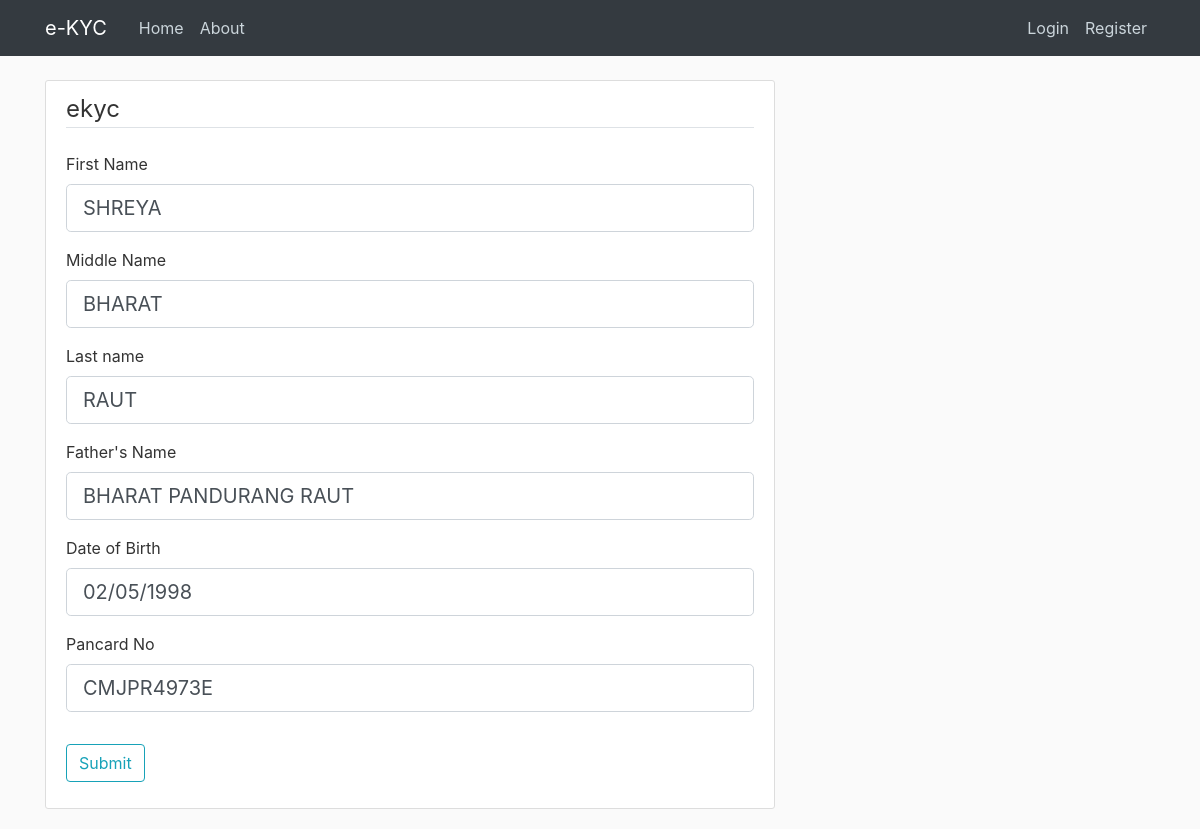
/pancard/1/edit, run on an earlier commit of the app's database.
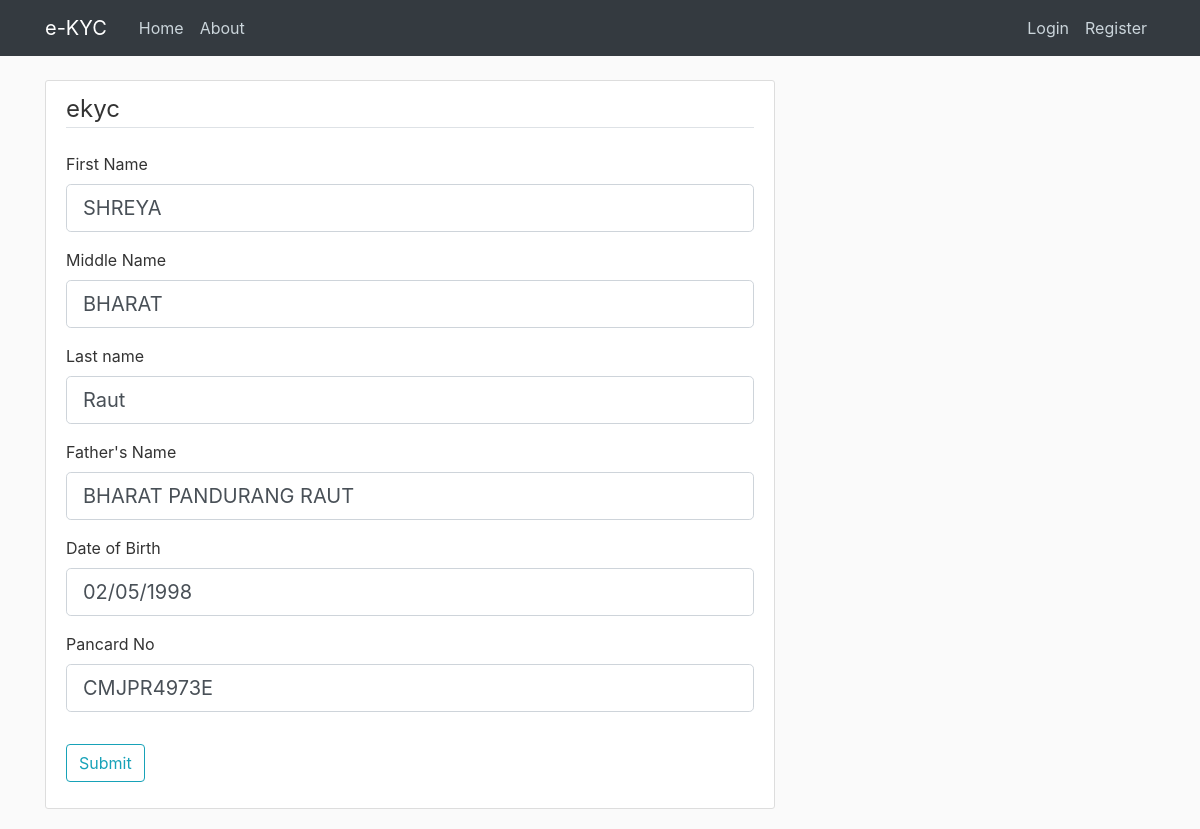
And on a later commit of the database.
### app/models.py (models this page shows, shortened)
class Pan(db.Model):
    id=db.Column(db.Integer,primary_key=True,unique=True)
    fname=db.Column(db.String(20),nullable=False)
    mname=db.Column(db.String(20))
    lname=db.Column(db.String(20),nullable=False)
    father=db.Column(db.String(20),nullable=False)
    birthday=db.Column(db.String(10),nullable=False)
    panno=db.Column(db.String(10),nullable=False)
    user_id = db.Column(db.Integer,db.ForeignKey('user.id'),nullable=False,unique=True)

### app/routes.py (the view)
@app.route("/pancard/<int:user_id>/edit",methods=['GET','POST'])
def pancard(user_id):
    aad= Pan.query.get_or_404(user_id)
    form=PanForm()
    if form.validate_on_submit():
        aad.fname=form.fname.data
        aad.mname=form.mname.data
        aad.lname=form.lname.data
        aad.father=form.father.data
        aad.birthday=form.birthday.data
        aad.panno=form.panno.data
        db.session.commit()
        flash(f'Your pan card details are updated!', 'success')
        return redirect(url_for('viewpan',user_id=current_user.id))
    else:
        print(form.errors)
    return render_template('pancard.html',title='pancard', form=form,fname=aad.fname,
    lname=aad.lname,
    mname=aad.mname,
    father=aad.father,
    birthday=aad.birthday,
    panno=aad.panno)

### app/forms.py
class PanForm(FlaskForm):
    fname = StringField('First Name',validators=[DataRequired(), Length(min=2, max=20)])
    mname = StringField('Middle Name',validators=[Length(min=2, max=20)])
    lname = StringField('Last name',validators=[Length(min=2, max=20)])
    father=StringField('Father\'s Name',validators=[Length(min=5,max=100)])
    birthday= StringField('Date of Birth', validators=[Length(max=10)])
    panno=StringField('Pancard No',validators=[DataRequired(),Length(min=10,max=10)])
    submit = SubmitField('Submit')

### app/templates/pancard.html (shortened to what this page needs)
{% extends "layout.html" %}
{% block content %}
    <div class="content-section">
        <form method="POST" action="">
            <fieldset class="form-group">
                <legend class="border-bottom mb-4">ekyc</legend>
                <div class="form-group">
                    {{ form.fname.label(class="form-control-label") }}
                    {% if form.fname.errors %}
                        {{ form.fname(class="form-control form-control-lg is-invalid") }}
                        <div class="invalid-feedback">
                            {% for error in form.fname.errors %}
                                <span>{{ error }}</span>
                            {% endfor %}
                        </div>
                    {% else %}
                        {{ form.fname(class="form-control form-control-lg", value=fname) }}
                    {% endif %}
                </div>
                <div class="form-group">
                    {{ form.mname.label(class="form-control-label") }}
                    {% if form.mname.errors %}
                        {{ form.mname(class="form-control form-control-lg is-invalid") }}
                        <div class="invalid-feedback">
                            {% for error in form.mname.errors %}
                                <span>{{ error }}</span>
                            {% endfor %}
                        </div>
                    {% else %}
                        {{ form.mname(class="form-control form-control-lg",value=mname) }}
                    {% endif %}
                </div>
                <div class="form-group">
                    {{ form.lname.label(class="form-control-label") }}
                    {% if form.lname.errors %}
                        {{ form.lname(class="form-control form-control-lg is-invalid") }}
                        <div class="invalid-feedback">
                            {% for error in form.lname.errors %}
                                <span>{{ error }}</span>
                            {% endfor %}
                        </div>
                    {% else %}
                        {{ form.lname(class="form-control form-control-lg",value=lname) }}
                    {% endif %}
                </div>
                <div class="form-group">
                    {{ form.father.label(class="form-control-label") }}
                    {% if form.father.errors %}
                        {{ form.father(class="form-control form-control-lg is-invalid") }}
                        <div class="invalid-feedback">
                            {% for error in form.father.errors %}
                                <span>{{ error }}</span>
                            {% endfor %}
                        </div>
                    {% else %}
                        {{ form.father(class="form-control form-control-lg",value=father) }}
                    {% endif %}
                </div>
                <div class="form-group">
                    {{ form.birthday.label(class="form-control-label") }}
                    {% if form.birthday.errors %}
                        {{ form.birthday(class="form-control form-control-lg is-invalid") }}
                        <div class="invalid-feedback">
                            {% for error in form.birthday.errors %}
                                <span>{{ error }}</span>
                            {% endfor %}
                        </div>
                    {% else %}
                        {{ form.birthday(class="form-control form-control-lg",value=birthday) }}
                    {% endif %}
                </div>
                <div class="form-group">
                    {{ form.panno.label(class="form-control-label") }}
                    {% if form.panno.errors %}
                        {{ form.panno(class="form-control form-control-lg is-invalid") }}
                        <div class="invalid-feedback">
                            {% for error in form.panno.errors %}
                                <span>{{ error }}</span>
                            {% endfor %}
                        </div>
                    {% else %}
                        {{ form.panno(class="form-control form-control-lg",value=panno) }}
                    {% endif %}
                </div>
            </fieldset>
            <div class="form-group">
                {{ form.submit(class="btn btn-outline-info") }}
            </div>
        </form>
    </div>
{% endblock content %}

### app/templates/layout.html (shortened to what this page needs)
<!DOCTYPE html>
<html>
<head>
    <link rel="stylesheet" href="https://maxcdn.bootstrapcdn.com/bootstrap/4.0.0/css/bootstrap.min.css">
    <link rel="stylesheet" type="text/css" href="{{ url_for('static', filename='main.css') }}">
</head>
<body>
    <header class="site-header">
      <nav class="navbar navbar-expand-md navbar-dark bg-dark fixed-top">
        <div class="container">
          <a class="navbar-brand mr-4" href="/">e-KYC</a>
          <div class="collapse navbar-collapse" id="navbarToggle">
            <div class="navbar-nav mr-auto">
              <a class="nav-item nav-link" href="{{ url_for('home') }}">Home</a>
              <a class="nav-item nav-link" href="{{ url_for('about') }}">About</a>
            </div>
            <div class="navbar-nav">
              <a class="nav-item nav-link" href="{{ url_for('logout') }}">Logout</a>
              <a class="nav-item nav-link" href="{{ url_for('chooseform') }}">MY KYC</a>
              <a class="nav-item nav-link" href="{{ url_for('login') }}">Login</a>
              <a class="nav-item nav-link" href="{{ url_for('register') }}">Register</a>
            </div>
          </div>
        </div>
      </nav>
    </header>
    <main role="main" class="container">
      <div class="row">
        <div class="col-md-8">
          {% block content %}{% endblock %}
        </div>
        </div>
    </main>
</body>
</html>

### app/static/main.css (style rules this page uses)
body { background: #fafafa; color: #333333; margin-top: 5rem; }
.site-header .navbar-nav .nav-link { color: #cbd5db; }
.content-section { background: #ffffff; padding: 10px 20px; border: 1px solid #dddddd; border-radius: 3px; margin-bottom: 20px; }

What changed in the data, as far as the page shows it:
changed Pan "SHREYA": lname "RAUT" → "Raut"
